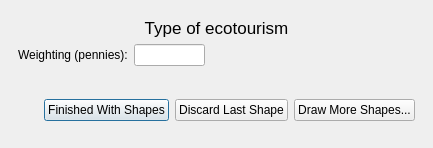
<ui version="4.0" >
 <author>Dane Springmeyer</author>
 <class>DrawEcotourism</class>
 <widget class="QDialog" name="DrawEcotourism" >
  <property name="geometry" >
   <rect>
    <x>0</x>
    <y>0</y>
    <width>433</width>
    <height>148</height>
   </rect>
  </property>
  <property name="windowTitle" >
   <string>OpenOceanMap - Next Polygon</string>
  </property>
  <layout class="QGridLayout" >
   <property name="margin" >
    <number>9</number>
   </property>
   <property name="spacing" >
    <number>6</number>
   </property>
   <item row="0" column="0" >
    <widget class="QWidget" native="1" name="widget_2" >
     <layout class="QVBoxLayout" >
      <item>
       <widget class="QLabel" name="type_label" >
        <property name="minimumSize" >
         <size>
          <width>50</width>
          <height>0</height>
         </size>
        </property>
        <property name="maximumSize" >
         <size>
          <width>500</width>
          <height>16777215</height>
         </size>
        </property>
        <property name="font" >
         <font>
          <pointsize>13</pointsize>
         </font>
        </property>
        <property name="text" >
         <string>Type of ecotourism</string>
        </property>
        <property name="alignment" >
         <set>Qt::AlignCenter</set>
        </property>
       </widget>
      </item>
      <item>
       <layout class="QHBoxLayout" >
        <item>
         <widget class="QLabel" name="penny_label" >
          <property name="text" >
           <string>Weighting (pennies):</string>
          </property>
         </widget>
        </item>
        <item>
         <widget class="QLineEdit" name="line_1" >
          <property name="enabled" >
           <bool>true</bool>
          </property>
          <property name="maximumSize" >
           <size>
            <width>150</width>
            <height>16777215</height>
           </size>
          </property>
          <property name="text" >
           <string/>
          </property>
         </widget>
        </item>
        <item>
         <widget class="QLabel" name="pl_label" >
          <property name="minimumSize" >
           <size>
            <width>200</width>
            <height>0</height>
           </size>
          </property>
          <property name="maximumSize" >
           <size>
            <width>200</width>
            <height>16777215</height>
           </size>
          </property>
          <property name="text" >
           <string/>
          </property>
         </widget>
        </item>
        <item>
         <spacer>
          <property name="orientation" >
           <enum>Qt::Horizontal</enum>
          </property>
          <property name="sizeHint" stdset="0" >
           <size>
            <width>40</width>
            <height>20</height>
           </size>
          </property>
         </spacer>
        </item>
       </layout>
      </item>
     </layout>
    </widget>
   </item>
   <item rowspan="2" row="1" column="0" >
    <widget class="QWidget" native="1" name="widget" >
     <layout class="QHBoxLayout" >
      <item>
       <spacer>
        <property name="orientation" >
         <enum>Qt::Horizontal</enum>
        </property>
        <property name="sizeHint" stdset="0" >
         <size>
          <width>106</width>
          <height>20</height>
         </size>
        </property>
       </spacer>
      </item>
      <item>
       <widget class="QPushButton" name="pbnShapeFinished" >
        <property name="text" >
         <string>Finished With Shapes</string>
        </property>
       </widget>
      </item>
      <item>
       <widget class="QPushButton" name="pbnShapeDiscard" >
        <property name="text" >
         <string>Discard Last Shape</string>
        </property>
       </widget>
      </item>
      <item>
       <widget class="QPushButton" name="pbnMoreShapes" >
        <property name="text" >
         <string>Draw More Shapes...</string>
        </property>
       </widget>
      </item>
     </layout>
    </widget>
   </item>
  </layout>
 </widget>
 <resources/>
 <connections/>
</ui>
